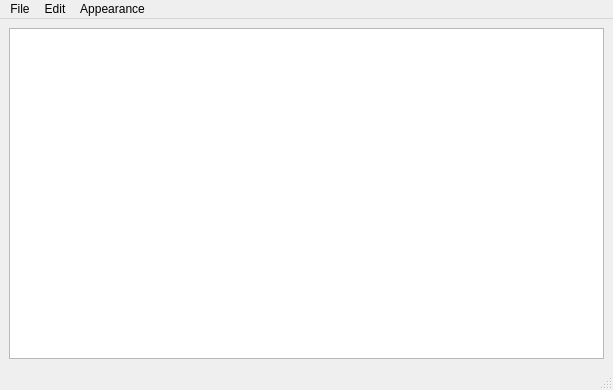
<?xml version="1.0" encoding="UTF-8"?>
<ui version="4.0">
 <class>MainWindow</class>
 <widget class="QMainWindow" name="MainWindow">
  <property name="geometry">
   <rect>
    <x>0</x>
    <y>0</y>
    <width>613</width>
    <height>390</height>
   </rect>
  </property>
  <property name="windowTitle">
   <string>MainWindow</string>
  </property>
  <widget class="QWidget" name="centralwidget">
   <layout class="QGridLayout" name="gridLayout">
    <item row="0" column="0">
     <widget class="QTextEdit" name="textEdit"/>
    </item>
   </layout>
  </widget>
  <widget class="QStatusBar" name="statusbar"/>
  <widget class="QMenuBar" name="menubar">
   <property name="geometry">
    <rect>
     <x>0</x>
     <y>0</y>
     <width>613</width>
     <height>21</height>
    </rect>
   </property>
   <widget class="QMenu" name="menuFile">
    <property name="title">
     <string>File</string>
    </property>
    <addaction name="actionNew"/>
    <addaction name="actionOpen"/>
    <addaction name="separator"/>
    <addaction name="actionSave"/>
    <addaction name="actionSave_as"/>
   </widget>
   <widget class="QMenu" name="menuEdit">
    <property name="title">
     <string>Edit</string>
    </property>
    <addaction name="actionUndo"/>
    <addaction name="actionRedo"/>
    <addaction name="separator"/>
    <addaction name="actionCopy"/>
    <addaction name="actionCut"/>
    <addaction name="actionPaste"/>
   </widget>
   <widget class="QMenu" name="menuAppearance">
    <property name="title">
     <string>Appearance</string>
    </property>
    <addaction name="actionSet_Dark_Mode"/>
    <addaction name="actionSet_Light_Mode"/>
    <addaction name="separator"/>
    <addaction name="actionIncrease_Font_Size"/>
    <addaction name="actionDecrease_Font_Size"/>
   </widget>
   <addaction name="menuFile"/>
   <addaction name="menuEdit"/>
   <addaction name="menuAppearance"/>
  </widget>
  <action name="actionSave_as">
   <property name="text">
    <string>Save as</string>
   </property>
   <property name="shortcut">
    <string>Ctrl+Shift+S</string>
   </property>
  </action>
  <action name="actionSave">
   <property name="text">
    <string>Save</string>
   </property>
   <property name="shortcut">
    <string>Ctrl+S</string>
   </property>
  </action>
  <action name="actionNew">
   <property name="text">
    <string>New</string>
   </property>
   <property name="shortcut">
    <string>Ctrl+N</string>
   </property>
  </action>
  <action name="actionUndo">
   <property name="text">
    <string>Undo</string>
   </property>
   <property name="shortcut">
    <string>Ctrl+Z</string>
   </property>
  </action>
  <action name="actionRedo">
   <property name="text">
    <string>Redo</string>
   </property>
   <property name="shortcut">
    <string>Ctrl+Y</string>
   </property>
  </action>
  <action name="actionCopy">
   <property name="text">
    <string>Copy</string>
   </property>
   <property name="shortcut">
    <string>Ctrl+C</string>
   </property>
  </action>
  <action name="actionCut">
   <property name="text">
    <string>Cut</string>
   </property>
   <property name="shortcut">
    <string>Ctrl+X</string>
   </property>
  </action>
  <action name="actionPaste">
   <property name="text">
    <string>Paste</string>
   </property>
   <property name="shortcut">
    <string>Ctrl+V</string>
   </property>
  </action>
  <action name="actionSet_Dark_Mode">
   <property name="text">
    <string>Set Dark Mode</string>
   </property>
  </action>
  <action name="actionSet_Light_Mode">
   <property name="text">
    <string>Set Light Mode</string>
   </property>
  </action>
  <action name="actionOpen">
   <property name="text">
    <string>Open</string>
   </property>
   <property name="shortcut">
    <string>Ctrl+O</string>
   </property>
  </action>
  <action name="actionIncrease_Font_Size">
   <property name="text">
    <string>Increase Font Size</string>
   </property>
  </action>
  <action name="actionDecrease_Font_Size">
   <property name="text">
    <string>Decrease Font Size</string>
   </property>
  </action>
 </widget>
 <resources/>
 <connections/>
</ui>
